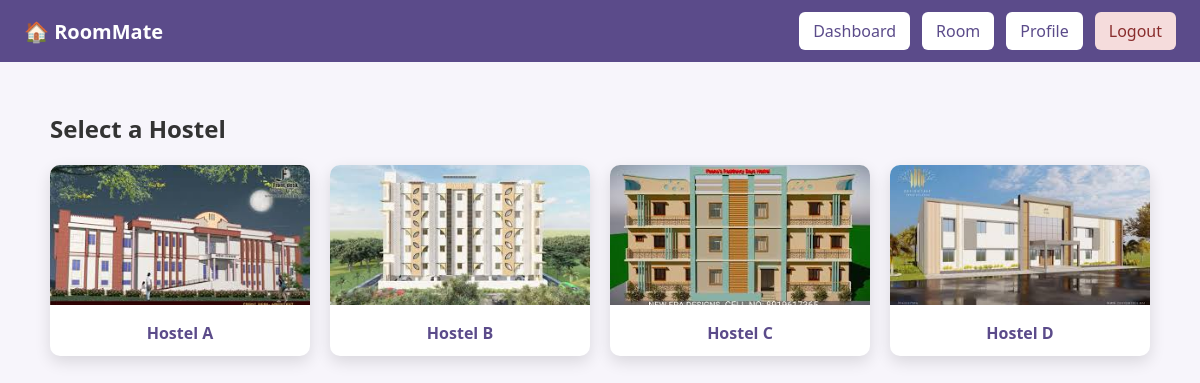
Screenshot of /rooms (signed in) with the database file from the repository.
### tables this page shows
CREATE TABLE hostels (
    id INTEGER PRIMARY KEY AUTOINCREMENT,
    name TEXT NOT NULL
);

### app.py (the view)
@app.route("/rooms")
@no_room_assigned_required
@login_required
def rooms():
    hostels = occupancy_db.execute(
        "SELECT id, name FROM hostels ORDER BY id"
    )
    return render_template("rooms_hostels.html", hostels=hostels)

### app.py (called while the page is built)
def no_room_assigned_required(f):
    @wraps(f)
    def wrapper(*args, **kwargs):
        user_id = session.get("user_id")
        if not user_id:
            return redirect("/login")
        if occupancy_db.execute(
            "SELECT 1 FROM room_members WHERE student_id = ?",
            user_id
        ):
            return redirect("/dashboard")
        return f(*args, **kwargs)
    return wrapper

### helpers.py (called while the page is built)
def login_required(f):
    @wraps(f)
    def decorated_function(*args, **kwargs):
        if session.get("user_id") is None:
            return redirect("/login")
        return f(*args, **kwargs)
    return decorated_function

### templates/rooms_hostels.html (shortened to what this page needs)
{% extends "layout.html" %}
{% block content %}
<h2>Select a Hostel</h2>
<div class="grid">
    {% for hostel in hostels %}
        <a href="/rooms/{{ hostel.id }}" class="tile">
           <img src="{{ url_for('static', filename='images/Hostels/hostel' ~ hostel.id ~ '.jpg') }}"
     alt="{{ hostel.name }}">
            <div class="tile-label">{{ hostel.name }}</div>
        </a>
    {% endfor %}
</div>
{% endblock %}

### templates/layout.html (shortened to what this page needs)
<!DOCTYPE html>
<html lang="en">
<head>
    <link rel="stylesheet" href="{{ url_for('static', filename='css/styles.css') }}">
</head>
<body>
    <nav class="navbar">
        <div class="nav-left">
            <span class="logo">🏠 RoomMate</span>
        </div>
        <div class="nav-right">
            {% if session.user_id %}
                <a href="/dashboard" class="nav-btn">Dashboard</a>
                <a href="/rooms" class="nav-btn">Room</a>
                <a href="/profile" class="nav-btn">Profile</a>
                <a href="/logout" class="nav-btn danger">Logout</a>
            {% else %}
                <a href="/login" class="nav-btn">Login</a>
            {% endif %}
        </div>
    </nav>
    <main class="container">
        {% block content %}
        {% endblock %}
    </main>
</body>
</html>

### static/css/styles.css (style rules this page uses)
body { margin: 0; font-family: "Segoe UI", Arial, sans-serif; background-color: #f7f5fb; color: #333; }
a { text-decoration: none; }
.navbar { display: flex; justify-content: space-between; align-items: center; background-color: #5b4b8a; padding: 12px 24px; }
.logo { color: #ffffff; font-size: 20px; font-weight: bold; }
.nav-right { display: flex; gap: 12px; }
.nav-btn { background-color: #ffffff; color: #5b4b8a; padding: 8px 14px; border-radius: 6px; font-weight: 500; transition: background 0.2s; }
.nav-btn.danger { background-color: #f5dcdc; color: #8a2d2d; }
.container { padding: 30px; max-width: 1100px; margin: auto; }
.grid { display: grid; grid-template-columns: repeat(auto-fit, minmax(220px, 1fr)); gap: 20px; margin-top: 20px; }
.tile { background: white; border-radius: 10px; overflow: hidden; text-align: center; box-shadow: 0 6px 16px rgba(0,0,0,0.12); transition: transform 0.2s; color: #333; }
.tile img { width: 100%; height: 140px; object-fit: cover; }
.tile-label { padding: 12px; font-weight: 600; color: #5b4b8a; }

### rows the page displays
hostels: shows a picture, name "Hostel A"
hostels: shows a picture, name "Hostel B"
hostels: shows a picture, name "Hostel C"
hostels: shows a picture, name "Hostel D"
